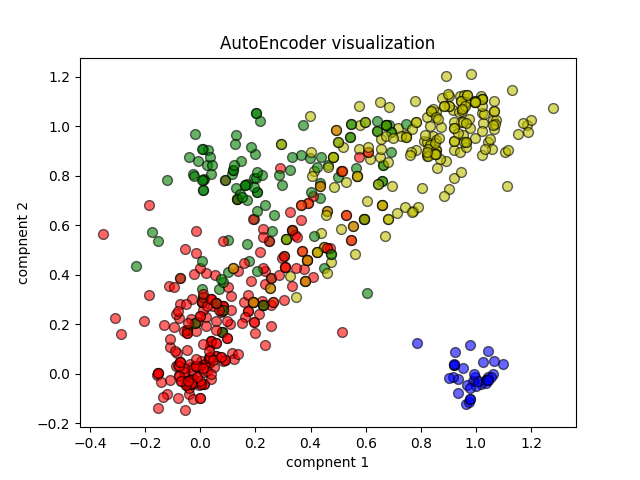

Write the Python code that produced this figure.
# Task 4 Step 4

import pandas as pd
from sklearn.preprocessing import StandardScaler
import torch
from torch import nn
import matplotlib.pyplot as plt
import numpy as np

file_path = 'Coursework/CW_Data.xlsx' 
data = pd.read_excel(file_path)
original_data=pd.read_excel(file_path)
programme_mapping = {
    1: [0, 0],
    2: [0, 1],
    3: [1, 0],
    4: [1, 1]
}
data['Programme'] = data['Programme'].apply(lambda x: programme_mapping[x])


data = data.drop(columns=['Index'])
features = data.drop(columns=['Programme','Q2', 'Q5', 'Q3', 'Q1', 'Gender'])
labels = pd.DataFrame(data['Programme'].tolist(), columns=['Prog_1', 'Prog_2'])


scaler = StandardScaler()
features_scaled = scaler.fit_transform(features)

X_tensor = torch.tensor(features_scaled, dtype=torch.float)
y_tensor = torch.tensor(labels.values, dtype=torch.float)

class Autoencoder(nn.Module):
    def __init__(self):
        super(Autoencoder, self).__init__()
        self.encoder = nn.Sequential(
            nn.Linear(X_tensor.shape[1], 256),
            nn.ReLU(),
            nn.Linear(256, 64),
            nn.ReLU(),
            nn.Linear(64, 2)
        )
        self.decoder = nn.Sequential(
            nn.Linear(2, 64),
            nn.ReLU(),
            nn.Linear(64, 128),
            nn.ReLU(),
            nn.Linear(128, X_tensor.shape[1])
        )

    def forward(self, x):
        x = self.encoder(x)
        x = self.decoder(x)
        return x

model = Autoencoder()
criterion = nn.MSELoss()
optimizer = torch.optim.Adam(model.parameters(), lr=0.001)

def accuracy(y_pred, y_true):
    y_pred_labels = torch.argmax(y_pred, dim=1)
    y_true_labels = torch.argmax(y_true, dim=1)
    correct = (y_pred_labels == y_true_labels).sum().item()
    total = y_true.size(0)
    return correct / total

checkpoint = 2

if checkpoint ==1:
    losses = []
    accuracies = []
    num_epochs = 3000
    for epoch in range(num_epochs):
        outputs = model(X_tensor)
        loss = criterion(outputs, X_tensor)
        optimizer.zero_grad()
        loss.backward()
        optimizer.step()
        losses.append(loss.item())

        if (epoch + 1) % 10 == 0:
            acc = accuracy(outputs, X_tensor)
            accuracies.append(acc)
            print(f'Epoch [{epoch+1}/{num_epochs}], Loss: {loss.item():.4f}, Accuracy: {acc:.4f}')
            torch.save(model.state_dict(), 'Coursework/CW1/Task4/model.pth')

    colors = ['r', 'g', 'b', 'y']
    for i in range(len(original_data)):
        programme = int(original_data.iloc[i]['Programme']) - 1
        plt.scatter(model.encoder(X_tensor).detach().numpy()[i, 0], model.encoder(X_tensor).detach().numpy()[i, 1], c=colors[programme],  marker='o', edgecolor='k', s=50, alpha=0.6)

    plt.title('AutoEncoder visualization')
    plt.xlabel('compnent 1')
    plt.ylabel('compnent 2')
    plt.show()

    plt.title('AutoEncoder model accuracy and loss in training')
    plt.plot(losses, label='Loss')
    plt.plot(np.arange(9, num_epochs, 10), accuracies, label='Accuracy')
    plt.xlabel('Epoch')
    plt.ylabel('ratio')
    plt.legend()
    plt.show()

else:
    model.load_state_dict(torch.load('Coursework/CW1/Task4/model.pth'))

    colors = ['r', 'g', 'b', 'y']
    for i in range(len(original_data)):
        programme = int(original_data.iloc[i]['Programme']) - 1
        plt.scatter(model.encoder(X_tensor).detach().numpy()[i, 0], model.encoder(X_tensor).detach().numpy()[i, 1], c=colors[programme],  marker='o', edgecolor='k', s=50, alpha=0.6)

    plt.title('AutoEncoder visualization')
    plt.xlabel('compnent 1')
    plt.ylabel('compnent 2')
    plt.show()
